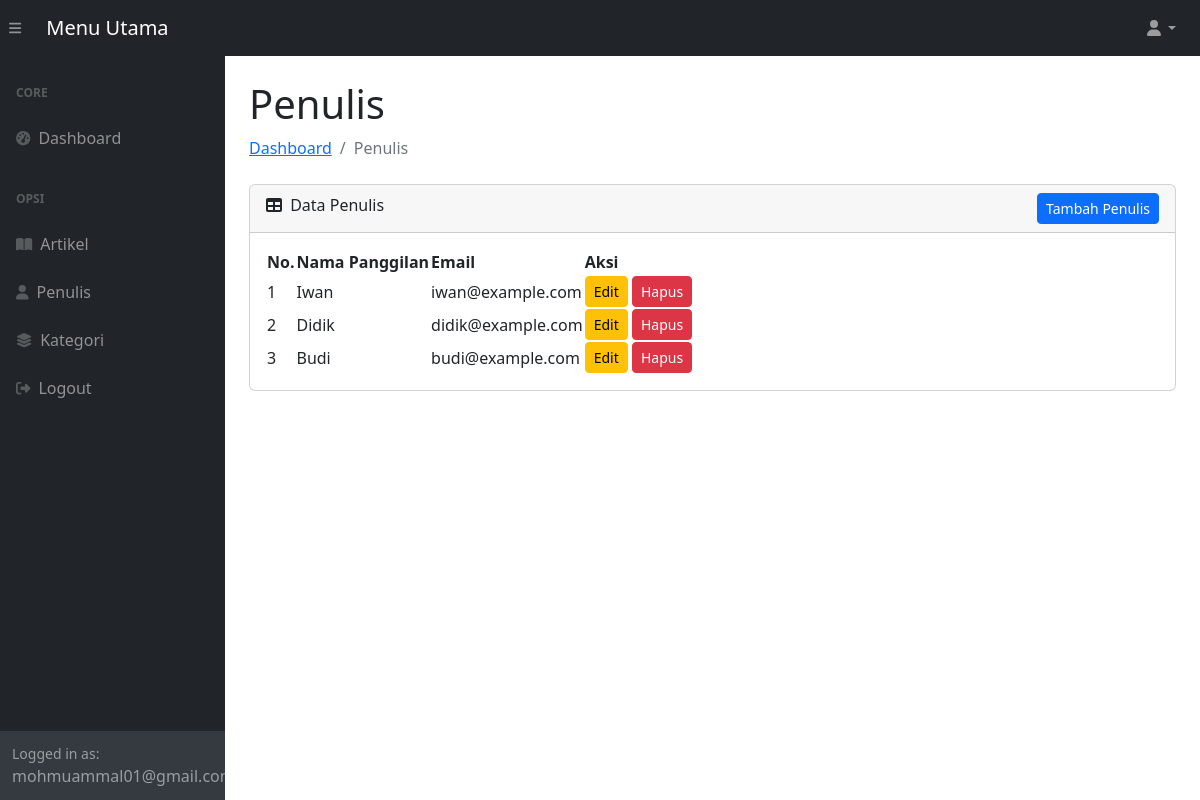
The app's page /adminn/penulis.php (signed in) with its own data.
### tables this page shows
CREATE TABLE IF NOT EXISTS `author` (
  `id` int NOT NULL AUTO_INCREMENT,
  `nickname` varchar(100) NOT NULL,
  `email` varchar(150) NOT NULL,
  `password` varchar(255) NOT NULL,
  PRIMARY KEY (`id`),
  UNIQUE KEY `email` (`email`)
);

### adminn/penulis.php (the view, shortened to what this page needs)
<?php
include_once 'function.php';
$query_penulis = "SELECT id, nickname, email FROM author ORDER BY id DESC";
$result_penulis = mysqli_query($koneksi, $query_penulis);
?>
<!DOCTYPE html>
<html lang="en">
<head>
    <link href="https://cdn.jsdelivr.net/npm/simple-datatables@7.1.2/dist/style.min.css" rel="stylesheet" />
    <link href="css/styles.css" rel="stylesheet" />
</head>
<body class="sb-nav-fixed">
        <nav class="sb-topnav navbar navbar-expand navbar-dark bg-dark">
            <button class="btn btn-link btn-sm order-1 order-lg-0 me-4 me-lg-0" id="sidebarToggle" href="#!"><i class="fas fa-bars"></i></button>
            <a class="navbar-brand ps-3" href="index.html">Menu Utama</a>
            <ul class="navbar-nav ms-auto me-0 me-md-3 my-2 my-md-0">
                <li class="nav-item dropdown">
                    <a class="nav-link dropdown-toggle" id="navbarDropdown" href="#" role="button" data-bs-toggle="dropdown" aria-expanded="false"><i class="fas fa-user fa-fw"></i></a>
                </li>
            </ul>
        </nav>
        <div id="layoutSidenav">
            <div id="layoutSidenav_nav">
                <nav class="sb-sidenav accordion sb-sidenav-dark" id="sidenavAccordion">
                    <div class="sb-sidenav-menu">
                        <div class="nav">
                            <div class="sb-sidenav-menu-heading">Core</div>
                            <a class="nav-link" href="index.php">
                                <div class="sb-nav-link-icon"><i class="fas fa-tachometer-alt"></i></div>
                                Dashboard
                            </a>
                            <div class="sb-sidenav-menu-heading">Opsi</div>
                            <a class="nav-link collapsed" href="artikel.php">
                                <div class="sb-nav-link-icon"><i class="fas fa-book-open"></i></div>
                                Artikel
                            </a>
                            <a class="nav-link" href="penulis.php">
                                <div class="sb-nav-link-icon"><i class="fa-sharp-duotone fa-solid fa-user"></i></div>
                                Penulis
                            </a>
                            <a class="nav-link" href="kategori.php">
                                <div class="sb-nav-link-icon"><i class="fa-sharp-duotone fa-solid fa-layer-group"></i></div>
                                Kategori
                            </a>
                            <a class="nav-link" href="logout.php">
                                <div class="sb-nav-link-icon"><i class="fa-sharp-duotone fa-solid fa-right-from-bracket"></i></div>
                                Logout
                            </a>
                        </div>
                    </div>
                    <div class="sb-sidenav-footer">
                        <div class="small">Logged in as:</div>
                        <?php
                        echo htmlspecialchars($_SESSION['admin']['username']);
                        ?>
                    </div>
                </nav>
            </div>
            <div id="layoutSidenav_content">
                <main>
                    <div class="container-fluid px-4">
                        <h1 class="mt-4">Penulis</h1>
                        <ol class="breadcrumb mb-4">
                            <li class="breadcrumb-item"><a href="index.php">Dashboard</a></li>
                            <li class="breadcrumb-item active">Penulis</li>
                        </ol>
                    <div class="card mb-4">
                        <div class="card-header">
                            <i class="fas fa-table me-1"></i> Data Penulis
                            <button type="button" class="btn btn-primary btn-sm float-end" data-bs-toggle="modal" data-bs-target="#tambahPenulisModal">Tambah Penulis</button>
                        </div>
                        <div class="card-body">
                            <table id="datatablesSimple">
                                <thead>
                                    <tr>
                                        <th>No.</th>
                                        <th>Nama Panggilan</th>
                                        <th>Email</th>
                                        <th>Aksi</th>
                                    </tr>
                                </thead>
                                <tbody>
                                    <?php $no = 1; while ($penulis = mysqli_fetch_assoc($result_penulis)): ?>
                                    <tr>
                                        <td><?php echo $no++; ?></td>
                                        <td><?php echo htmlspecialchars($penulis['nickname']); ?></td>
                                        <td><?php echo htmlspecialchars($penulis['email']); ?></td>
                                        <td>
                                            <button class="btn btn-warning btn-sm edit-btn"
                                                    data-bs-toggle="modal"
                                                    data-bs-target="#editPenulisModal"
                                                    data-id="<?php echo $penulis['id']; ?>"
                                                    data-nickname="<?php echo htmlspecialchars($penulis['nickname']); ?>"
                                                    data-email="<?php echo htmlspecialchars($penulis['email']); ?>">
                                                Edit
                                            </button>
                                            <a href="proses_hapus_penulis.php?id=<?php echo $penulis['id']; ?>" class="btn btn-danger btn-sm" onclick="return confirm('Yakin ingin menghapus penulis ini? Artikel yang ditulis oleh penulis ini juga mungkin terpengaruh.')">Hapus</a>
                                        </td>
                                    </tr>
                                    <?php endwhile; ?>
                                </tbody>
                            </table>
                        </div>
                    </div>
                </div>
            </main>
            </div>
    </div>
</body>
</html>

### records on screen
author: nickname "Iwan", email "iwan@example.com"
author: nickname "Didik", email "didik@example.com"
author: nickname "Budi", email "budi@example.com"

### other values on screen
$_SESSION['admin']['username'] "mohmuammal01@gmail.com"
